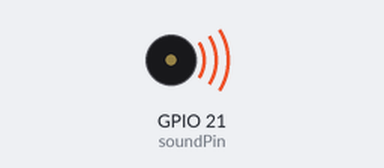
A sketch run on a simulated ESP32. Parts: buzzer (waves = sounding).

Above: at 1.1 s.
At 10.6 s:
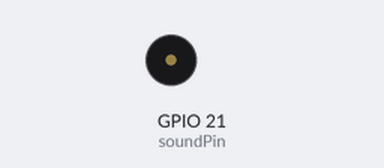
Timing chart, 0 to 12.1 s (numbered marks = the images above):
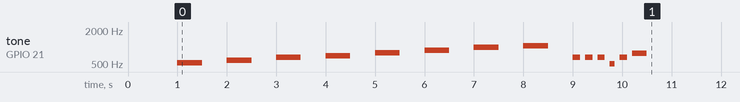

The sketch:

Sound_test.ino
```cpp
/*
 *  Arduino tone function not yt implemented on ESP32 -> workaround using LED PWM functions
 *  Example: https://techtutorialsx.com/2017/07/01/esp32-arduino-controlling-a-buzzer-with-pwm/
 */

//#define Do 261
//#define Do_Di 277
//#define Re 294
//#define Re_Di 311
//#define Mi 329
//#define Fa 349
//#define Fa_Di 370
//#define Sol 392
//#define Sol_Di 415
//#define La 440
//#define La_Di 466
//#define Si 493
//#define DO 523

#define Do 523
#define Re 587
#define Mi 659
#define Fa 698
#define Sol 784
#define La 880
#define Si 988
#define DO 1047

const uint8_t soundPin = 21;
const int gamme[]={Do,Re,Mi,Fa,Sol,La,Si,DO};

int freq = 2000;
int channel = 0;
int resolution = 8;

double frequency_calculator (float note) {
  //determines the frequency of do (-10), re (-8), mi (-6), fa (-5), sol(-3), la (-1), si (1) and do (1.5)
  //see reference here: https://www.deleze.name/marcel/physique/musique/Frequences.pdf
  const double r = 1.05946;
  double frequency = 440.0 * pow(r, note);

  return frequency;
}

void sound_test_simone(){
  for (int8_t i = -10; i <= 4; i += 2) {
    float note = i;
    if (i >= -4 && i <= 2) note = i -1;
    if (i == 4) note = 1.6;
    ledcWriteTone(channel, frequency_calculator(note));    //double ledcWriteTone(uint8_t channel, double freq);
    delay(500);
  }

  ledcWriteTone(channel, 0);
}

void sound_test_techtuto(){
  ledcWriteTone(channel, 2000);

  for (int dutyCycle = 0; dutyCycle <= 255; dutyCycle=dutyCycle+10){

    Serial.println(dutyCycle);

    ledcWrite(channel, dutyCycle);
    delay(1000);
  }

    ledcWrite(channel, 125);

    for (int freq = 255; freq < 10000; freq = freq + 250){

       Serial.println(freq);

       ledcWriteTone(channel, freq);
       delay(1000);
    }
}

void sound_test_chloe(){
  for (uint8_t i=0; i<8; i++){
    ledcWriteTone(channel, gamme[i]);
    delay(500);
    ledcWriteTone(channel, 0);
    delay(500);
  }
  ledcWriteTone(channel, 0);
}

void mario(){
  ledcWriteTone(channel,660);
  delay(150);
  ledcWriteTone(channel, 0);
  delay(100);
  ledcWriteTone(channel,660);
  delay(150);
  ledcWriteTone(channel, 0);
  delay(100);
  ledcWriteTone(channel,660);
  delay(150);
  ledcWriteTone(channel, 0);
  delay(100);
  ledcWriteTone(channel,510);
  delay(100);
  ledcWriteTone(channel, 0);
  delay(100);
  ledcWriteTone(channel,660);
  delay(150);
  ledcWriteTone(channel, 0);
  delay(100);
  ledcWriteTone(channel,770);
  delay(300);
  ledcWriteTone(channel, 0);
}


void setup() {
  Serial.begin(115200);
  delay(1000); // give me time to bring up serial monitor
  pinMode(soundPin, OUTPUT);

  ledcSetup(channel, freq, resolution);
  ledcAttachPin(21, channel);

  //sound_test_techtuto();
  sound_test_chloe();
  mario();

}

void loop() {
  // put your main code here, to run repeatedly:

}
```

notes.ino
```cpp
#define Do 261
#define Do_Di 277
#define Re 294
#define Re_Di 311
#define Mi 329
#define Fa 349
#define Fa_Di 370
#define Sol 392
#define Sol_Di 415
#define La 440
#define La_Di 466
#define Si 493
#define DO 523
```

Measured:
- by itself, tone on GPIO 21 (soundPin): plays 523 Hz for 0.50 s, 587 Hz for 0.50 s, 659 Hz for 0.50 s, 698 Hz for 0.50 s, 784 Hz for 0.50 s, 880 Hz for 0.50 s … (14 notes in this stretch)
